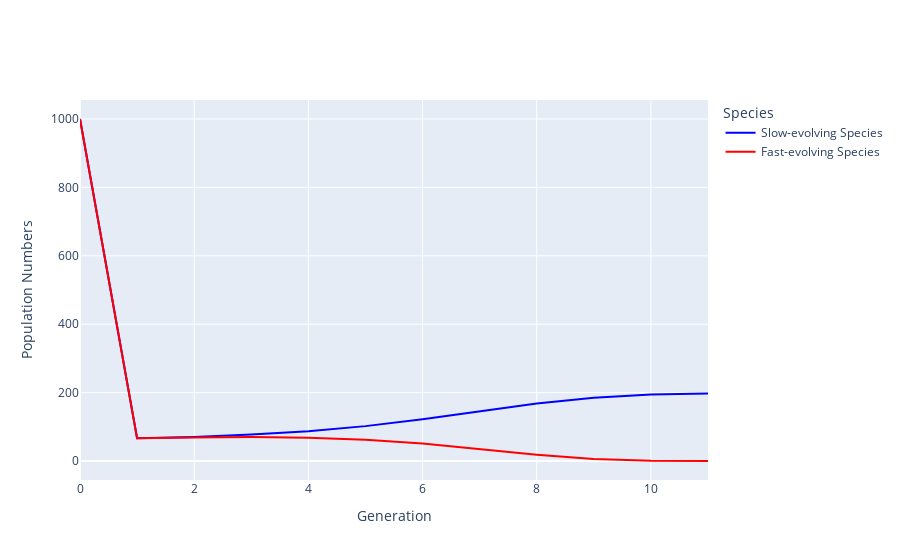
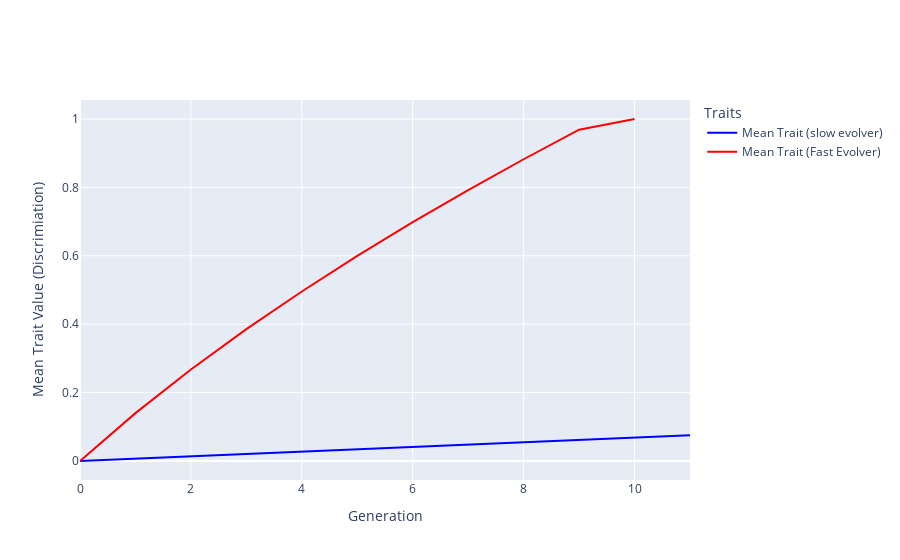

The notebook cell these images were saved under, in order:
### Code cell
test_parameters_2 = Parameters_class(
    b1 = 100,     # Birth rate of species 1
    b2 = 100,     # Birth rate of species 2
    
    alpha11 = 0.5,    # Intraspecific competition coefficient for species 1
    alpha22 = 0.5,    # Intraspecific competition coefficient for species 2
    alpha12 = 0.25,     # Interspecific competition coefficient of species 2 on species 1
    alpha21 = 0.25,     # Interspecific competition coefficient of species 1 on species 2
    
    z_m1_initial = 0,  # Initial value for male trait in species 1 (e.g., discrimination level)
    z_m2_initial = 0,  # Initial value for male trait in species 2 (e.g., discrimination level)
    
    initial_population_species_1 = 1000,   # Initial population size of species 1
    initial_population_species_2 = 1000,   # Initial population size of species 2
    
    conspecfic_mating_rate_multiplier_sp_1 = 0.7,  # Multiplier for conspecific (within species) mating rate in species 1
    conspecfic_mating_rate_multiplier_sp_2 = 0.7,  # Multiplier for conspecific (within species) mating rate in species 2
    
    mean_heterospecifc_permissivness_females_sp_1 = 1,  # Mean permissiveness of females in species 1 to heterospecific (different species) males
    mean_heterospecifc_permissivness_females_sp_2 = 1,  # Mean permissiveness of females in species 2 to heterospecific (different species) males
    
    V_A1 = 0.01,   # Additive genetic variance for a trait in species 1
    V_A2 = 0.2,   # Additive genetic variance for a trait in species 2
    
    num_generations = 10000  # Number of generations to simulate
)

outcome_instance_test = run_simulation_and_get_outcome_instance(test_parameters_2)
print("number_of_generations_until_extinction =", outcome_instance_test.number_of_generations_until_extinction)
print("Outcome of simulation: ", outcome_instance_test.outcome)
outcome_instance_test.plot_population_dynamics_and_trait_evolution()
outcome_instance_test.print_outcome_stats()

### Figure 1 — Plotly figure (JSON) as saved in the notebook; plotly's stock layout.template omitted (floating-point values rounded to 4 significant figures)
{"data": [{"line": {"color": "blue"}, "mode": "lines", "name": "Slow-evolving Species", "type": "scatter", "x": [0, 1, 2, 3, 4, 5, 6, 7, 8, 9, 10, 11], "y": [1000, 66.58, 70.44, 77.31, 87.34, 102.0, 121.8, 145.1, 167.8, 185.2, 194.8, 197.7]}, {"line": {"color": "red"}, "mode": "lines", "name": "Fast-evolving Species", "type": "scatter", "x": [0, 1, 2, 3, 4, 5, 6, 7, 8, 9, 10, 11], "y": [1000, 66.58, 68.64, 70.01, 68.34, 62.36, 51.21, 35.46, 18.39, 5.568, 0.5674, 0.006003]}], "layout": {"legend": {"title": {"text": "Species"}}, "xaxis": {"title": {"text": "Generation"}}, "yaxis": {"title": {"text": "Population Numbers"}}}}

### Figure 2 — Plotly figure (JSON) as saved in the notebook; plotly's stock layout.template omitted (floating-point values rounded to 4 significant figures)
{"data": [{"line": {"color": "blue"}, "mode": "lines", "name": "Mean Trait (slow evolver)", "type": "scatter", "x": [0, 1, 2, 3, 4, 5, 6, 7, 8, 9, 10, 11], "y": [0, 0.007, 0.01397, 0.0209, 0.0278, 0.03466, 0.0415, 0.0483, 0.05507, 0.06181, 0.06852, 0.0752]}, {"line": {"color": "red"}, "mode": "lines", "name": "Mean Trait (Fast Evolver)", "type": "scatter", "x": [0, 1, 2, 3, 4, 5, 6, 7, 8, 9, 10], "y": [0, 0.14, 0.2675, 0.3854, 0.4957, 0.5996, 0.6982, 0.7923, 0.8823, 0.9689, 1]}], "layout": {"legend": {"title": {"text": "Traits"}}, "xaxis": {"title": {"text": "Generation"}}, "yaxis": {"title": {"text": "Mean Trait Value (Discrimiation)"}}}}
